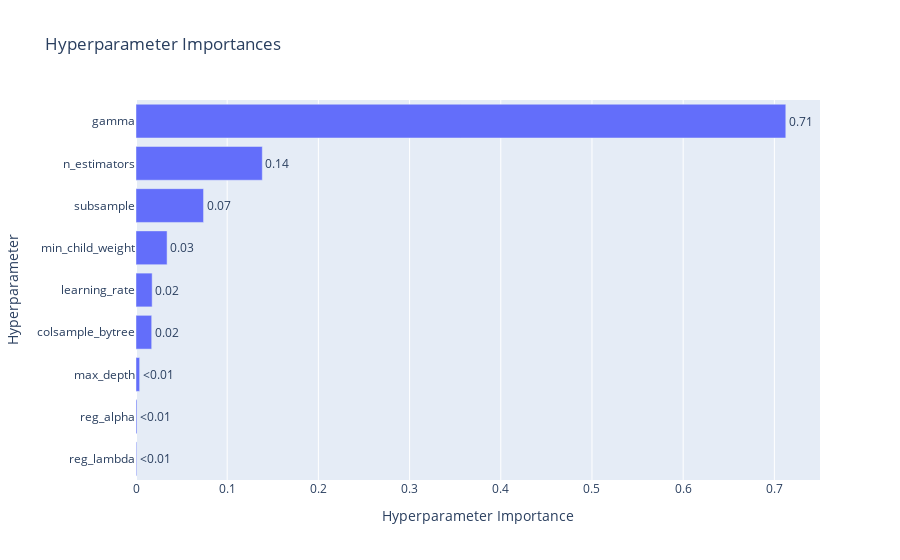

Notebook source saved alongside this figure:
### Code cell
optuna.visualization.plot_param_importances(study)

### Figure 1 — Plotly figure (JSON) as saved in the notebook; plotly's stock layout.template omitted (floating-point values rounded to 4 significant figures)
{"data": [{"cliponaxis": false, "hovertemplate": ["reg_lambda (FloatDistribution): 0.0007900330916832728<extra></extra>", "reg_alpha (FloatDistribution): 0.00106997641965248<extra></extra>", "max_depth (IntDistribution): 0.003997972935858012<extra></extra>", "colsample_bytree (FloatDistribution): 0.017201058214441168<extra></extra>", "learning_rate (FloatDistribution): 0.01772285211512558<extra></extra>", "min_child_weight (FloatDistribution): 0.03409150415399378<extra></extra>", "subsample (FloatDistribution): 0.07407189936974429<extra></extra>", "n_estimators (IntDistribution): 0.13851634180252<extra></extra>", "gamma (FloatDistribution): 0.7125383618969814<extra></extra>"], "name": "Objective Value", "orientation": "h", "text": ["<0.01", "<0.01", "<0.01", "0.02", "0.02", "0.03", "0.07", "0.14", "0.71"], "textposition": "outside", "type": "bar", "x": [0.00079, 0.00107, 0.003998, 0.0172, 0.01772, 0.03409, 0.07407, 0.1385, 0.7125], "y": ["reg_lambda", "reg_alpha", "max_depth", "colsample_bytree", "learning_rate", "min_child_weight", "subsample", "n_estimators", "gamma"]}], "layout": {"title": {"text": "Hyperparameter Importances"}, "xaxis": {"title": {"text": "Hyperparameter Importance"}}, "yaxis": {"title": {"text": "Hyperparameter"}}}}
